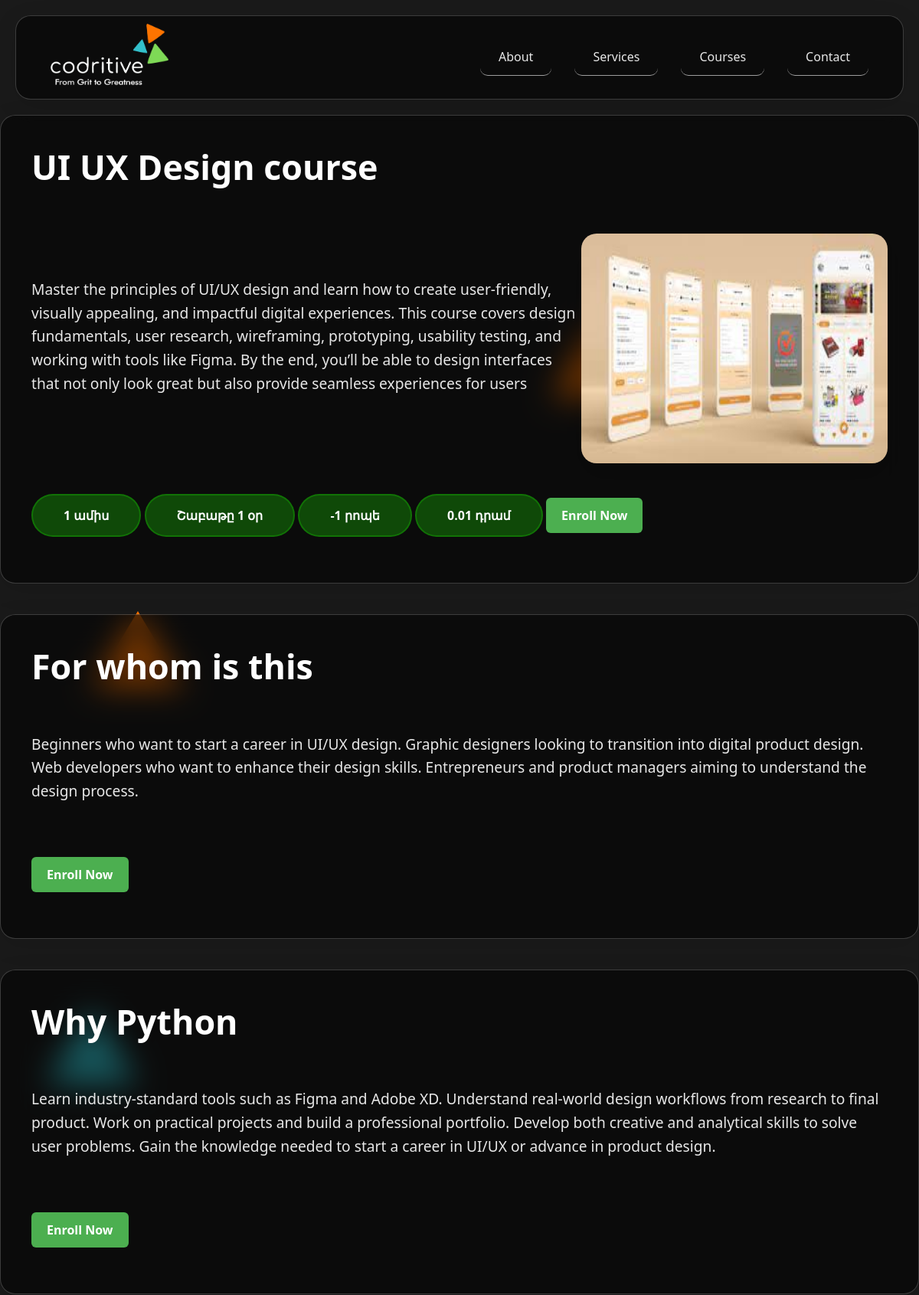
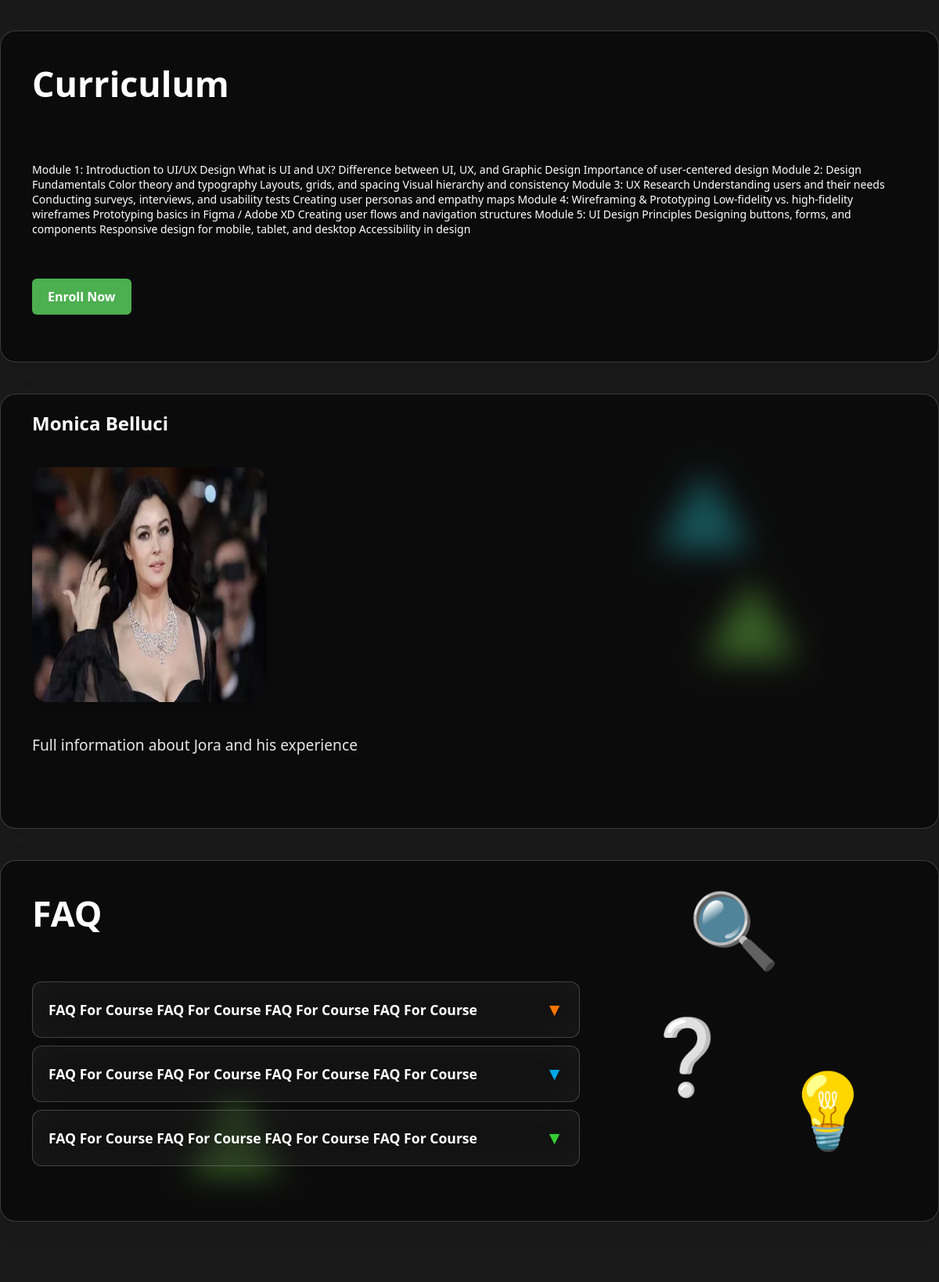
/lessons/trainings/22/ (upper part), run on the app's committed database (2 pictures, top to bottom).
### core/models.py (models this page shows, shortened)
class Logo(models.Model):
    image = models.ImageField(upload_to='logo_images/', blank=True, null=True)

class Our_Team(models.Model):
    POSITION_CHOICES = [
        ('QA Specialist', 'QA Specialist'),
        ('Python Mentor', 'Python Mentor'),
        ('UI/UX Designer', 'UI/UX Designer'),
        ('JavaScript Mentor', 'JavaScript Mentor'),
        ('SMM Specialist', 'SMM Specialist'),
        ('Cybersecurity Mentor', 'Cybersecurity Mentor'),
    ]
    name = models.CharField(max_length=100)
    position = models.CharField(max_length=100, choices=POSITION_CHOICES)
    bio = models.TextField()
    image = models.ImageField(upload_to='team_images/', blank=True, null=True)
    link = models.URLField(blank=True, null=True)

### lessons/models.py (models this page shows, shortened)
class Course(models.Model):
    COURSE_CHLOICES = [
        ('Python', 'Python'),
        ('JavaScript', 'JavaScript'),
        ('UI/UX Design', 'UI/UX Design'),
        ('Cybersecurity', 'Cybersecurity'),
        ('QA Testing', 'QA Testing'),
        ('SMM', 'SMM'),
    ]
    title = models.CharField(max_length=200)
    category = models.CharField(max_length=50, choices=COURSE_CHLOICES)
    short_description = models.TextField()
    full_description = models.TextField()
    for_whom = models.TextField()
    why_this_course = models.TextField()
    lesson_duration_month= models.IntegerField()
    lesson_duration_minutes = models.IntegerField()
    weekly_lessons = models.IntegerField()
    tutor = models.ForeignKey(Our_Team, on_delete=models.SET_NULL, null=True, related_name='courses')
    curriculum = models.TextField()
    image = models.ImageField(upload_to='course_images/', blank=True, null=True)
    price = models.DecimalField(max_digits=10, decimal_places=2)
    class Meta:
        verbose_name_plural = "Courses"

class FAQ(models.Model):
    course = models.ForeignKey(Course, on_delete=models.CASCADE, related_name='faqs')
    question = models.CharField(max_length=255)
    answer = models.TextField()

### lessons/views.py (the view)
# urls.py: path('trainings/<int:pk>/', views.course_detail, name='course_detail'),
def course_detail(request, pk):
    course = get_object_or_404(Course, pk=pk)
    courses = Course.objects.all()
    faqs = FAQ.objects.filter(course=course)
    return render(request, 'lessons/trainings.html', {
        'course': course,
        'courses': courses,
        'faqs': faqs
        })

### core/context_processors.py (called while the page is built)
def logo(request):
    return {'logo': Logo.objects.first()}

### lessons/templates/lessons/trainings.html (shortened to what this page needs)
{% extends "core/base.html" %}
{% load static %}
{% block content %}
    <link rel="stylesheet" href="{% static 'css/templatemo-glossy-touch.css' %}">
<div class="container">
    <section class="hero glass">
        <h1 class="main-title">{{ course.title }}</h1>
        <div class="hero-image">
            <p>{{ course.full_description }}</p>
            {% if course.image %}
                <img src="{{ course.image.url }}" style="width: 400px; height: 300px;">
            {% endif %}
        </div>
        <div class="cta-info">
            <div class="cta-element">{{ course.lesson_duration_month }} ամիս</div>
            <div class="cta-element">Շաբաթը {{ course.weekly_lessons }} օր</div>
            <div class="cta-element">{{ course.lesson_duration_minutes }} րոպե</div>
            <div class="cta-element">{{ course.price }} դրամ</div>
            <button class="cta-button">Enroll Now</button>
        </div>
    </section>
    <section class="hero glass">
        <h1 class="main-title">For whom is this</h1>
        <div class="hero-text-wrapper">
            <p>{{ course.for_whom }}</p>
        </div>
        <button class="cta-button">Enroll Now</button>
    </section>
    <section class="hero glass">
        <h1 class="main-title">Why Python</h1>
        <p>{{ course.why_this_course }}</p>
        <button class="cta-button">Enroll Now</button>
    </section>
    <section class="hero glass">
        <h1>Curriculum</h1>
        <ul>
            <li>{{ course.curriculum }}</li>
        </ul>
        <button class="cta-button">Enroll Now</button>
    </section>
    <section class="hero glass">
        <h2 style="color: white;">{{ course.tutor.name }}</h2>
        <div class="hero-image">
            <img src="{{ course.tutor.image.url }}" style="width: 300px; height: 300px;">
        </div>
        <div class="divik">
            <p>{{ course.tutor.bio }}</p>
        </div>
    </section>
<section class="hero glass faq-section">
    <h1>FAQ</h1>
    <div class="faq-wrapper">
        <div class="faq-items">
            {% for course in faqs %}
            <div class="glass faq-item">
                <div class="faq-question">
                    <span>{{ course.question }}</span>
                    <span class="icon">▼</span>
                </div>
            </div>
            {% endfor %}
        </div>
        <div class="faq-icons">
            <div class="faq-icon">💡</div>
            <div class="faq-icon">❔</div>
            <div class="faq-icon">🔍</div>
        </div>
    </div>
</section>
<section class="carousel-section">
</section>
</div>
{% endblock %}

### core/templates/core/base.html (shortened to what this page needs)
{% load static %}
<!DOCTYPE html>
<html lang="en">
<head>
    <link rel="stylesheet" href="{% static 'css/templatemo-glossy-touch.css' %}">
</head>
<body>
    <div class="bg-shapes">
        <div class="shape"></div>
        <div class="shape"></div>
        <div class="shape"></div>
        <div class="shape"></div>
        <div class="shape"></div>
    </div>
    <header>
        <div class="container">
            <nav class="glass">
                <div class="logo">
                    {% if logo %}
                        <a href="{% url 'core:home' %}">
                            <img src="{{ logo.image.url }}" alt="Logo" style="height:80px">
                        </a>
                    {% else %}
                        <a href="{% url 'core:home' %}">Home</a>
                    {% endif %}
                </div>
                <div class="nav-links">
                    <a href="{% url 'core:about' %}">About</a>
                    <a href="{% url 'core:service' %}">Services</a>
                    <a href="{% url 'core:training' %}">Courses</a>
                    <a href="{% url 'core:contact' %}">Contact</a>
                </div>
            </nav>
        </div>
    </header>
    {% block content %}{% endblock %}
</body>
</html>

### data on the page
Logo: image (picture)
Course: title "UI UX Design course", full_description "Master the principles of UI/UX design and learn how to create user-friendly, visually appealing, and impactful digital experiences. This course covers design fundamentals, user research, wireframing, prototyping, usability testing, and working with tools like Figma. By the end, you’ll be able to design interfaces that not only look great but also provide seamless experiences for users", image (picture), lesson_duration_month "1", weekly_lessons "1", lesson_duration_minutes "-1", price "0.01", for_whom "Beginners who want to start a career in UI/UX design. Graphic designers looking to transition into digital product design. Web developers who want to enhance their design skills. Entrepreneurs and product managers aiming to understand the design process.", why_this_course "Learn industry-standard tools such as Figma and Adobe XD. Understand real-world design workflows from research to final product. Work on practical projects and build a professional portfolio. Develop both creative and analytical skills to solve user problems. Gain the knowledge needed to start a career in UI/UX or advance in product design.", curriculum "Module 1: Introduction to UI/UX Design What is UI and UX? Difference between UI, UX, and Graphic Design Importance of user-centered design Module 2: Design Fundamentals Color theory and typography Layouts, grids, and spacing Visual hierarchy and consistency Module 3: UX Research Understanding users and their needs Conducting surveys, interviews, and usability tests Creating user personas and empathy maps Module 4: Wireframing & Prototyping Low-fidelity vs. high-fidelity wireframes Prototyping basics in Figma / Adobe XD Creating user flows and navigation structures Module 5: UI Design Principles Designing buttons, forms, and components Responsive design for mobile, tablet, and desktop…", tutor.name "Monica Belluci", tutor.image (picture), tutor.bio "Full information about Jora and his experience"
FAQ: question "FAQ For Course FAQ For Course FAQ For Course FAQ For Course"
FAQ: question "FAQ For Course FAQ For Course FAQ For Course FAQ For Course"
FAQ: question "FAQ For Course FAQ For Course FAQ For Course FAQ For Course"
